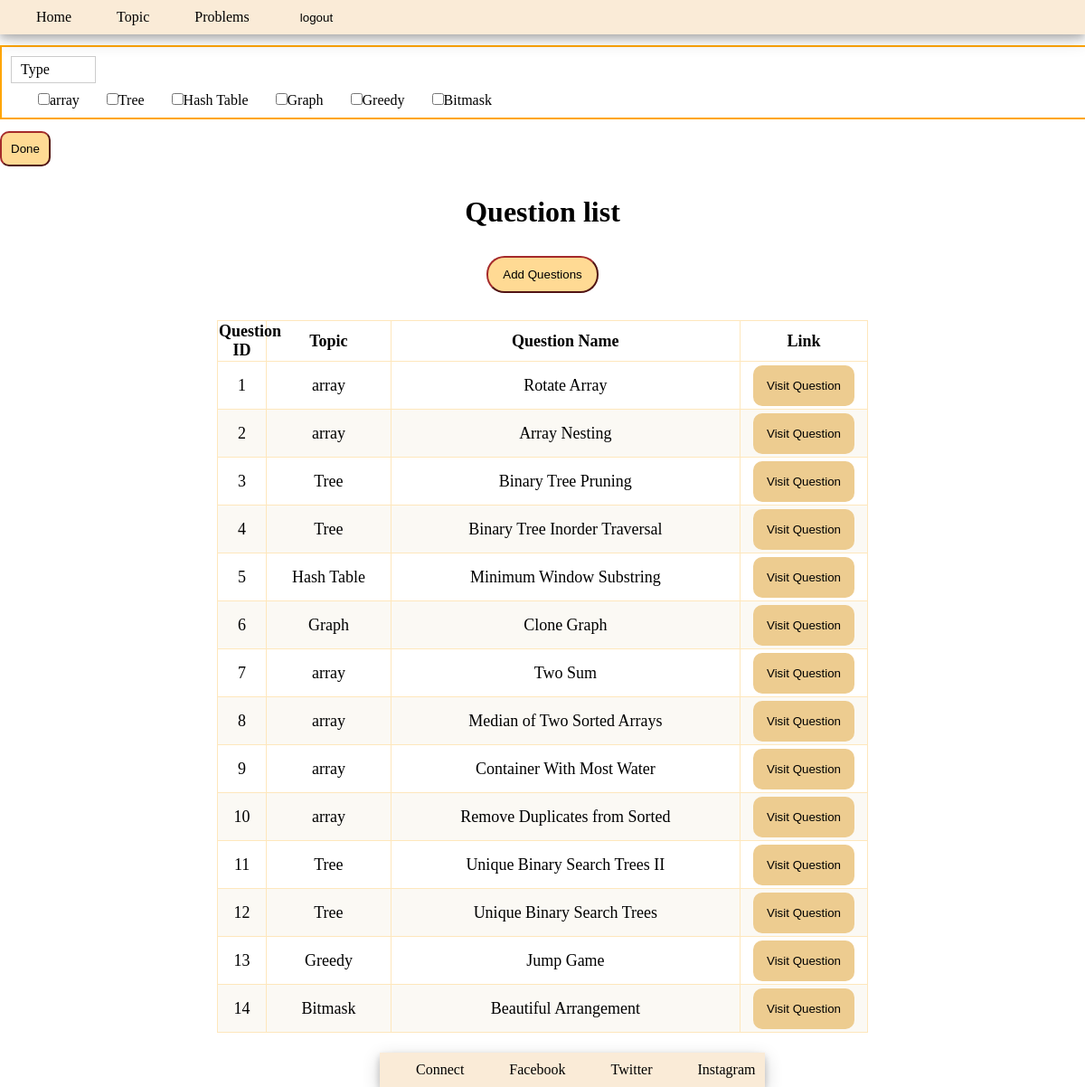
The app's page /problems/ (signed in) with its own data.
### chat/models.py (models this page shows)
class Problem(models.Model):
    q_id = models.AutoField(primary_key=True)
    topic = models.CharField(max_length=30)
    q_name = models.CharField(max_length=30,unique = True)
    link = models.URLField(max_length=200,unique = True)

### chat/views.py (the view)
# urls.py: path('problems/', views.problems, name='problems'),
@login_required(login_url='login')
def problems(request):
    mydata = Problem.objects.all().values()
    mydata1=Problem.objects.values('topic').distinct()
    print(mydata1)
    data={
        'mydata':mydata,
        'mydata1':mydata1
    }
    return render(request,"problem.html",data)

### templates/problem.html (shortened to what this page needs)
<!DOCTYPE html>
<html lang="en">
<head>
</head>
<body>
     <div class = "mynav" id="navbar">
        <ul>
            <li><a href="{% url 'home' %}">Home</a></li>
            <li><a href="{% url 'topics' %}">Topic</a></li>
            <li><a href="{% url 'problems' %}">Problems</a></li>
            <li><button class="login-container"><a href="{% url 'logout' %}">logout</a></button></li>
        </ul>
    </div>
      <form action="{% url 'pfilter' %}" method="POST">
     <div id="list2" class="dropdown-check-list" tabindex="100">
                <span class="type">Type</span>
                <ul class="items">
                    {% for n in mydata1 %}
                    <li>
                        <input type="checkbox" name="Rate" value= "{{ n.topic }}"/>{{ n.topic }}
                    </li>
                    {% endfor %}
                </ul>
            </div>
          <button type="submit" class="btn-btn-outline-btn-sub">Done</button>
      </form>
    <div class="problems">
        <div class="problem-heading">
            <h1>Question list</h1>
            <button class="sohail"><a href="{% url 'AddProblem' %}">Add Questions</a></button>
        </div>
        <table class="table table-hover table-dark">
            <thead>
                <tr>
                    <th scope="col" id="question-id">Question ID</th>
                    <th scope="col">Topic</th>
                    <th scope="col">Question Name</th>
                    <th scope="col" class="lnk">Link</th>
                </tr>
            </thead>
            <tbody>
                {% for n in mydata %}
                    <tr>
                        <td>{{ n.q_id }}</td>
                        <td>{{ n.topic }}</td>
                        <td>{{ n.q_name}}</td>
                        <td>
                            <button class="btn-btn-outline-btn-info"><a href="{{n.link}}">Visit Question</a></button>
                        </td>
                    </tr>
                {% endfor %}
            </tbody>
        </table>
    </div>
    <div class ="footer">
        <ul>
            <li><a href="#">Connect</a></li>
            <li><a href="#">Facebook</a></li>
            <li><a href="#">Twitter</a></li>
            <li><a href="#">Instagram</a></li>
        </ul>
    </div>
</body>
</html>

### templates/problem.html (style rules this page uses)
* { margin: 0px; }
.mynav { box-shadow: 0 4px 8px 0 rgba(0, 0, 0, 0.2), 0 6px 20px 0 rgba(0, 0, 0, 0.19); background-color: antiquewhite; position: fixed; z-index: 1; width: 100%; }
.dropdown-check-list { display: inline-block; position: relative; border: 2px solid orange; padding: 10px; width: 100%; margin-top: 50px; }
.dropdown-check-list .anchor, .type, .price { position: relative; cursor: pointer; display: inline-block; padding: 5px 50px 5px 10px; border: 1px solid #ccc; margin-bottom: 10px; }
a { display: block; padding: 10px; text-decoration: none; color: black; }
.login-container { background-color: antiquewhite; border: 1px orange; align-items: end; float: right; }
li { display: inline; margin-left: 30px; }
ul { list-style-type: none; display: flex; flex-direction: row; padding: 0; align-items: center; }
table, th, td { border: 1px solid rgb(254, 231, 188); border-collapse: collapse; }
table { width: 60%; height: 80%; text-align: center; margin: auto; z-index: 1; margin-bottom: 60px; }
.lnk { width: 130px; padding: 5px; }
tr:nth-child(even) { background-color: rgb(251, 249, 244); }
th, td, tr { font-size: large; }
.problem-heading { text-align: center; margin-top: 30px; margin-bottom: 30px; }
.footer { box-shadow: 0 4px 8px 0 rgba(0, 0, 0, 0.2), 0 6px 20px 0 rgba(0, 0, 0, 0.19); background-color: antiquewhite; margin-left: 35%; position: fixed; bottom: 0; }
.btn-btn-outline-btn-info { color: white; background-color: rgb(237, 204, 144); border:none; border-radius:10px; padding:5px; margin-top:3px; margin-bottom:2px; }
.btn-btn-outline-btn-sub { background-color: rgb(255, 218, 148); border-radius: 10px; border-color: brown; padding:10px; margin-top:13px; margin-bottom:2px; cursor: pointer; }
.sohail { background-color: rgb(255, 218, 148); border-radius: 20px; border-color: brown; margin-top: 30px; }
#question-id { max-width: 30px; }

### records on screen
Problem: q_id "1", topic "array", q_name "Rotate Array"
Problem: q_id "2", topic "array", q_name "Array Nesting"
Problem: q_id "3", topic "Tree", q_name "Binary Tree Pruning"
Problem: q_id "4", topic "Tree", q_name "Binary Tree Inorder Traversal"
Problem: q_id "5", topic "Hash Table", q_name "Minimum Window Substring"
Problem: q_id "6", topic "Graph", q_name "Clone Graph"
Problem: q_id "7", topic "array", q_name "Two Sum"
Problem: q_id "8", topic "array", q_name "Median of Two Sorted Arrays"
Problem: q_id "9", topic "array", q_name "Container With Most Water"
Problem: q_id "10", topic "array", q_name "Remove Duplicates from Sorted"
Problem: q_id "11", topic "Tree", q_name "Unique Binary Search Trees II"
Problem: q_id "12", topic "Tree", q_name "Unique Binary Search Trees"
Problem: q_id "13", topic "Greedy", q_name "Jump Game"
Problem: q_id "14", topic "Bitmask", q_name "Beautiful Arrangement"

### other values on screen
{{ n.topic }} "array" "Tree" "Hash Table" "Graph" "Greedy" "Bitmask"
